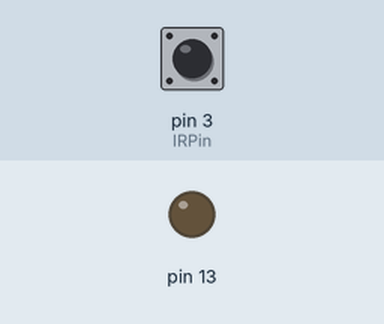
This sketch was run on a simulated Arduino Uno, built with avr-gcc and run on an emulated ATmega328P. Shown: output pins drawn as LEDs (lit = HIGH). Dashed ring = blinking. Inputs (shaded band) come from the test bench; at power-on: pin 3 (IRPin) HIGH. What the sketch prints to the serial monitor is not drawn.

Above: at 1.2 s.
1.3 s: pin 3 (IRPin) driven LOW
At 2.0 s:
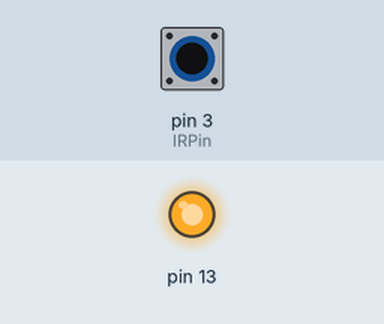
2.8 s: pin 3 (IRPin) driven HIGH
At 3.1 s:
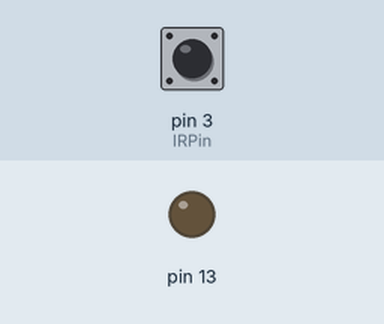
5.8 s: pin 3 (IRPin) pulsed LOW 2 times (0.12 s each, 0.3 s apart)
At 5.86 s:
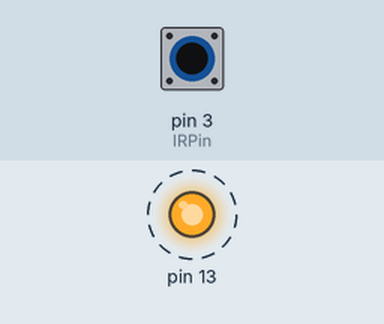
9.4 s: pin 3 (IRPin) pulsed LOW 5 times (0.12 s each, 0.3 s apart)
At 11.1 s:
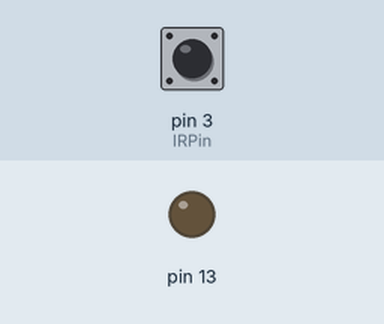
Timing chart, 0 to 12.6 s (numbered marks = the images above; inputs shaded):
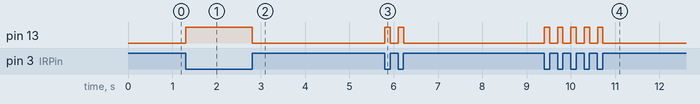

The sketch:

ir.ino
```cpp
 int IRPin = 3; // declaring pin 3 to read digital input

//Variables:
int value; //save the digital value sent by ir led


void setup(){

  pinMode(IRPin, INPUT);  //Set pin 3 as 'input'
  pinMode(13,OUTPUT);
  Serial.begin(115200);       //Begin serial communication

}

void loop(){

  value = digitalRead(IRPin);         //Read and save digital value from ir sensor              //Print value
 if (value == LOW)
 {
  Serial.println("Motion Detedted");
  digitalWrite(13,HIGH);
 }
 else{
   Serial.println("No Motion Detedted");
    digitalWrite(13,LOW);

 }
}
```

Measured:
- after the input at 1.3 s, pin 13: LOW → HIGH at once
- after the input at 2.8 s, pin 13: HIGH → LOW at once
- after the input at 5.8 s, pin 13: alternates HIGH for 0.12 s and LOW for 0.18 s, 4 changes in all, then stays LOW, starting at once
- after the input at 9.4 s, pin 13: alternates HIGH for 0.12 s and LOW for 0.18 s, 10 changes in all, then stays LOW, starting at once
